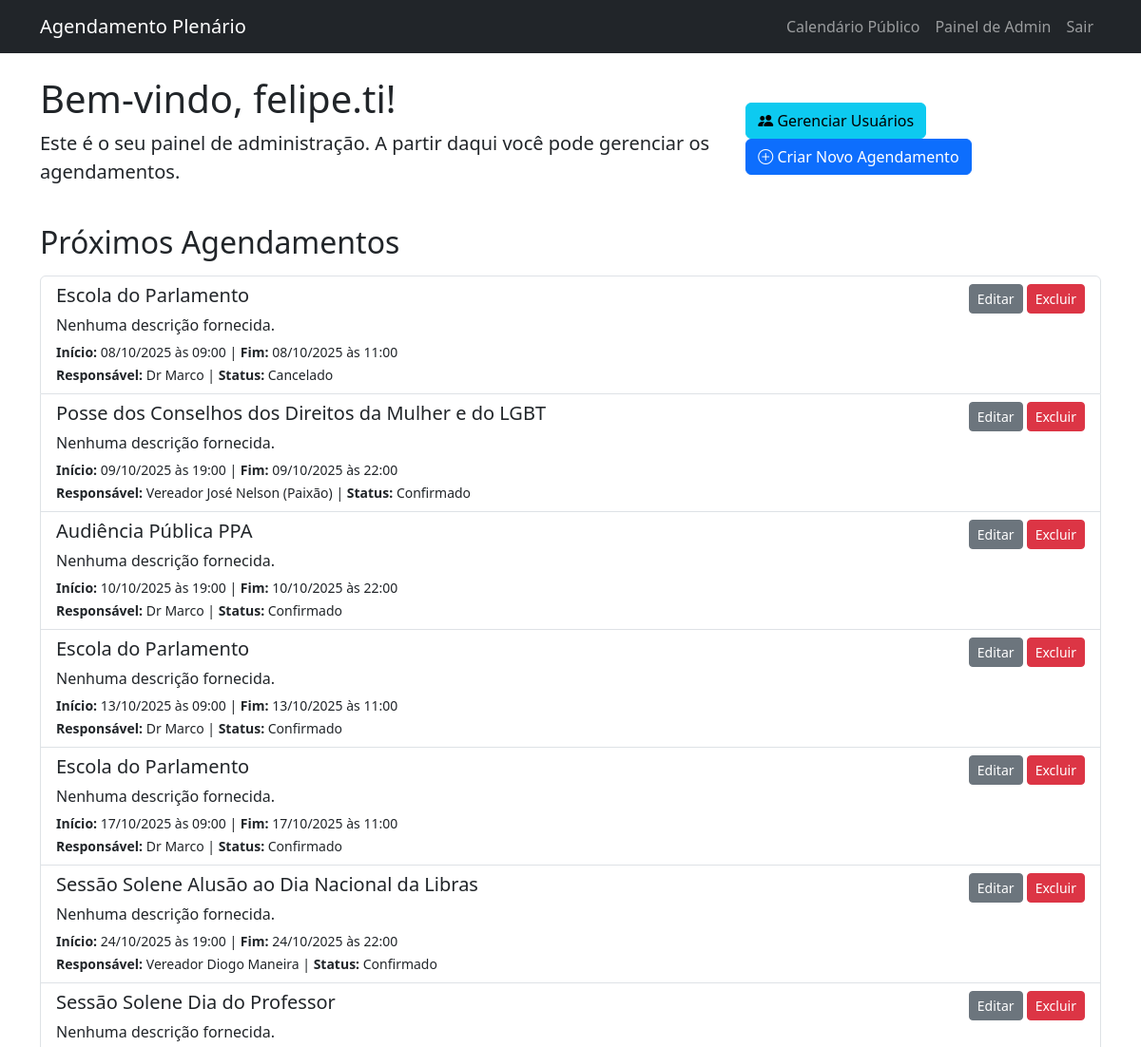
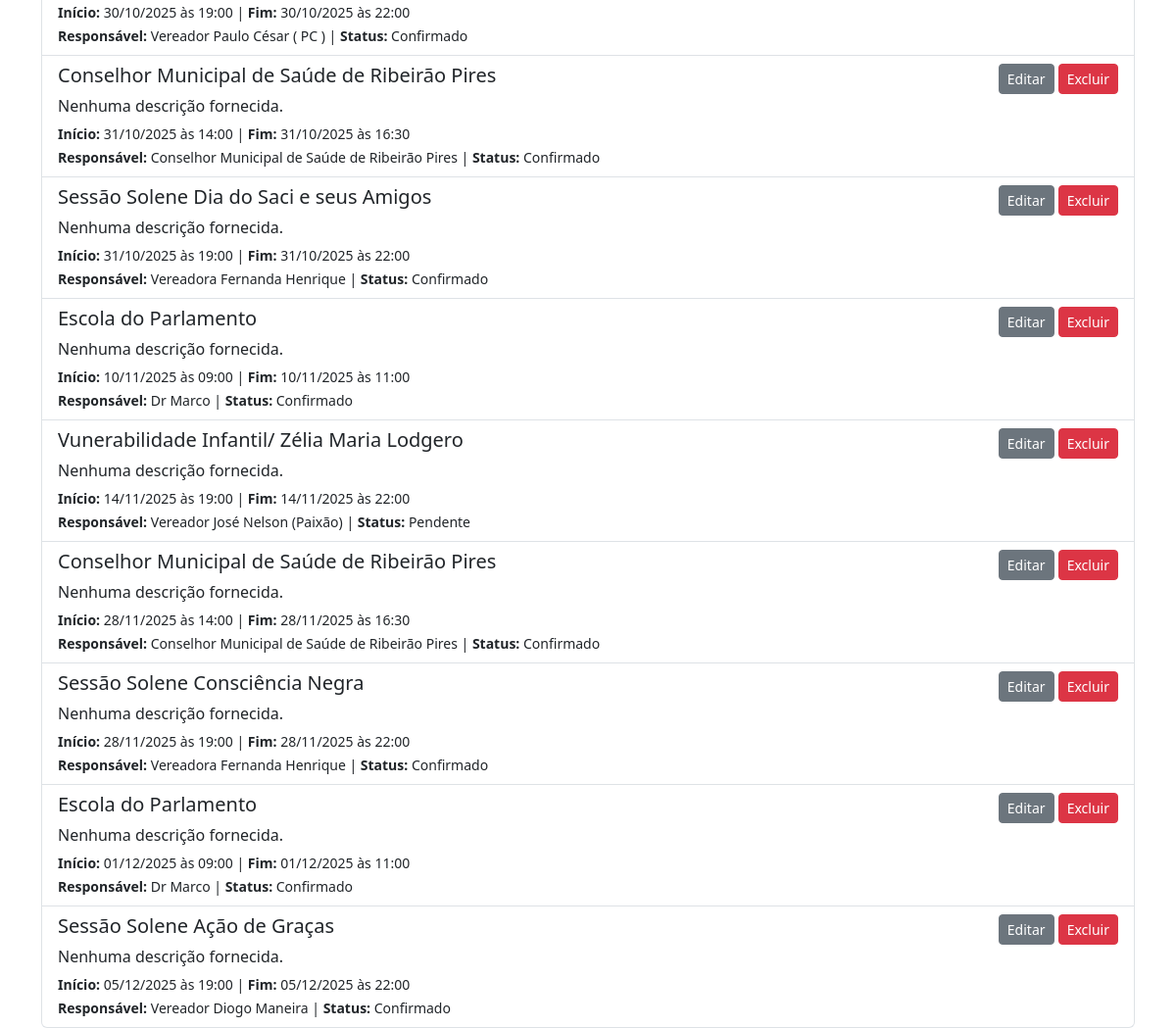
The app's page /admin (signed in) with its own data (2 pictures, top to bottom).
### app/models.py (models this page shows, shortened)
class Usuario(UserMixin, db.Model):
    id = db.Column(db.Integer, primary_key=True)
    nome_usuario = db.Column(db.String(64), index=True, unique=True)
    senha_hash = db.Column(db.String(128))
    agendamentos = db.relationship('Agendamento', backref='autor', lazy='dynamic')
    role = db.Column(db.String(20), index=True, default='user')
    @property
    def is_admin(self):
        return self.role == 'admin'

class Agendamento(db.Model):
    id = db.Column(db.Integer, primary_key=True)
    titulo = db.Column(db.String(140), nullable=False)
    descricao = db.Column(db.Text)
    data_inicio = db.Column(db.DateTime, index=True, nullable=False)
    data_fim = db.Column(db.DateTime, nullable=False)
    local = db.Column(db.String(140), default='Plenário Roberto Bottacin Moreira')
    responsavel = db.Column(db.String(140))
    status = db.Column(db.String(64), default='Confirmado')
    uso_telao = db.Column(db.Boolean, default=False)
    gravacao = db.Column(db.Boolean, default=False)
    uso_som = db.Column(db.Boolean, default=False)
    transmissao = db.Column(db.Boolean, default=False)
    equipe_solicitada = db.Column(db.Text)
    usuario_id = db.Column(db.Integer, db.ForeignKey('usuario.id'))
    mesa_portatil = db.Column(db.Boolean, default=False)

### app/routes.py (the view)
@bp.route('/admin')
@login_required
def admin_dashboard():
    agendamentos = Agendamento.query.order_by(Agendamento.data_inicio.asc()).all()
    return render_template('admin_dashboard.html', agendamentos=agendamentos)

### app/models.py (called while the page is built)
@login_manager.user_loader
def load_user(user_id):
    return Usuario.query.get(int(user_id))

### app/templates/admin_dashboard.html (shortened to what this page needs)
{% extends "base.html" %}
{% block content %}
    <div class="d-flex justify-content-between align-items-center mb-4">
        <div>
            <h1>Bem-vindo, {{ current_user.nome_usuario }}!</h1>
            <p class="lead">Este é o seu painel de administração. A partir daqui você pode gerenciar os agendamentos.</p>
        </div>
        <div>
            {% if current_user.is_admin %}
            <a href="{{ url_for('main.lista_usuarios') }}" class="btn btn-info">
                <i class="bi bi-people-fill"></i> Gerenciar Usuários
            </a>
            {% endif %}
            <a href="{{ url_for('main.novo_agendamento') }}" class="btn btn-primary">
                <i class="bi bi-plus-circle"></i> Criar Novo Agendamento
            </a>
        </div>
    </div>
    <div class="mt-4">
        <h2>Próximos Agendamentos</h2>
        <div class="list-group mt-3">
            {% for agendamento in agendamentos %}
                <div class="list-group-item list-group-item-action flex-column align-items-start">
                    <div class="d-flex w-100 justify-content-between">
                        <h5 class="mb-1">{{ agendamento.titulo }}</h5>
                        <div>
                            <a href="{{ url_for('main.editar_agendamento', agendamento_id=agendamento.id) }}" class="btn btn-secondary btn-sm">Editar</a>
                            {% if current_user.is_admin %}
                            <form action="{{ url_for('main.excluir_agendamento', agendamento_id=agendamento.id) }}" method="POST" style="display: inline;">
                                <button type="submit" class="btn btn-danger btn-sm"
                                        onclick="return confirm('Tem certeza que deseja excluir este agendamento? Esta ação não pode ser desfeita.');">
                                    Excluir
                                </button>
                            </form>
                            {% endif %}
                        </div>
                    </div>
                    <p class="mb-1" style="overflow-wrap: break-word;">{{ agendamento.descricao or "Nenhuma descrição fornecida." }}</p>
                    <small>
                        <strong>Início:</strong> {{ agendamento.data_inicio.strftime('%d/%m/%Y às %H:%M') }} |
                        <strong>Fim:</strong> {{ agendamento.data_fim.strftime('%d/%m/%Y às %H:%M') }}
                    </small>
                    <br>
                    <small><strong>Responsável:</strong> {{ agendamento.responsavel }} | <strong>Status:</strong> {{ agendamento.status }}</small>
                </div>
            {% else %}
                <div class="list-group-item">
                    <p class="mb-1">Nenhum agendamento cadastrado ainda.</p>
                </div>
            {% endfor %}
            </div>
    </div>
{% endblock %}

### app/static/css/style.css (style rules this page uses)
.list-group-item p { overflow-wrap: break-word; word-wrap: break-word; word-break: break-word; }

### app/templates/base.html (style rules this page uses)
body { padding-top: 56px; }

### records on screen
Usuario: nome_usuario "felipe.ti"
Agendamento: titulo "Escola do Parlamento", descricao "Nenhuma descrição fornecida.", data_inicio "08/10/2025 às 09:00", data_fim "08/10/2025 às 11:00", responsavel "Dr Marco", status "Cancelado"
Agendamento: titulo "Posse dos Conselhos dos Direitos da Mulher e do LGBT", descricao "Nenhuma descrição fornecida.", data_inicio "09/10/2025 às 19:00", data_fim "09/10/2025 às 22:00", responsavel "Vereador José Nelson (Paixão)", status "Confirmado"
Agendamento: titulo "Audiência Pública PPA", descricao "Nenhuma descrição fornecida.", data_inicio "10/10/2025 às 19:00", data_fim "10/10/2025 às 22:00", responsavel "Dr Marco", status "Confirmado"
Agendamento: titulo "Escola do Parlamento", descricao "Nenhuma descrição fornecida.", data_inicio "13/10/2025 às 09:00", data_fim "13/10/2025 às 11:00", responsavel "Dr Marco", status "Confirmado"
Agendamento: titulo "Escola do Parlamento", descricao "Nenhuma descrição fornecida.", data_inicio "17/10/2025 às 09:00", data_fim "17/10/2025 às 11:00", responsavel "Dr Marco", status "Confirmado"
Agendamento: titulo "Sessão Solene Alusão ao Dia Nacional da Libras", descricao "Nenhuma descrição fornecida.", data_inicio "24/10/2025 às 19:00", data_fim "24/10/2025 às 22:00", responsavel "Vereador Diogo Maneira", status "Confirmado"
Agendamento: titulo "Sessão Solene Dia do Professor", descricao "Nenhuma descrição fornecida.", data_inicio "30/10/2025 às 19:00", data_fim "30/10/2025 às 22:00", responsavel "Vereador Paulo César ( PC )", status "Confirmado"
Agendamento: titulo "Conselhor Municipal de Saúde de Ribeirão Pires", descricao "Nenhuma descrição fornecida.", data_inicio "31/10/2025 às 14:00", data_fim "31/10/2025 às 16:30", responsavel "Conselhor Municipal de Saúde de Ribeirão Pires", status "Confirmado"
Agendamento: titulo "Sessão Solene Dia do Saci e seus Amigos", descricao "Nenhuma descrição fornecida.", data_inicio "31/10/2025 às 19:00", data_fim "31/10/2025 às 22:00", responsavel "Vereadora Fernanda Henrique", status "Confirmado"
Agendamento: titulo "Escola do Parlamento", descricao "Nenhuma descrição fornecida.", data_inicio "10/11/2025 às 09:00", data_fim "10/11/2025 às 11:00", responsavel "Dr Marco", status "Confirmado"
Agendamento: titulo "Vunerabilidade Infantil/ Zélia Maria Lodgero", descricao "Nenhuma descrição fornecida.", data_inicio "14/11/2025 às 19:00", data_fim "14/11/2025 às 22:00", responsavel "Vereador José Nelson (Paixão)", status "Pendente"
Agendamento: titulo "Conselhor Municipal de Saúde de Ribeirão Pires", descricao "Nenhuma descrição fornecida.", data_inicio "28/11/2025 às 14:00", data_fim "28/11/2025 às 16:30", responsavel "Conselhor Municipal de Saúde de Ribeirão Pires", status "Confirmado"
Agendamento: titulo "Sessão Solene Consciência Negra", descricao "Nenhuma descrição fornecida.", data_inicio "28/11/2025 às 19:00", data_fim "28/11/2025 às 22:00", responsavel "Vereadora Fernanda Henrique", status "Confirmado"
Agendamento: titulo "Escola do Parlamento", descricao "Nenhuma descrição fornecida.", data_inicio "01/12/2025 às 09:00", data_fim "01/12/2025 às 11:00", responsavel "Dr Marco", status "Confirmado"
Agendamento: titulo "Sessão Solene Ação de Graças", descricao "Nenhuma descrição fornecida.", data_inicio "05/12/2025 às 19:00", data_fim "05/12/2025 às 22:00", responsavel "Vereador Diogo Maneira", status "Confirmado"
